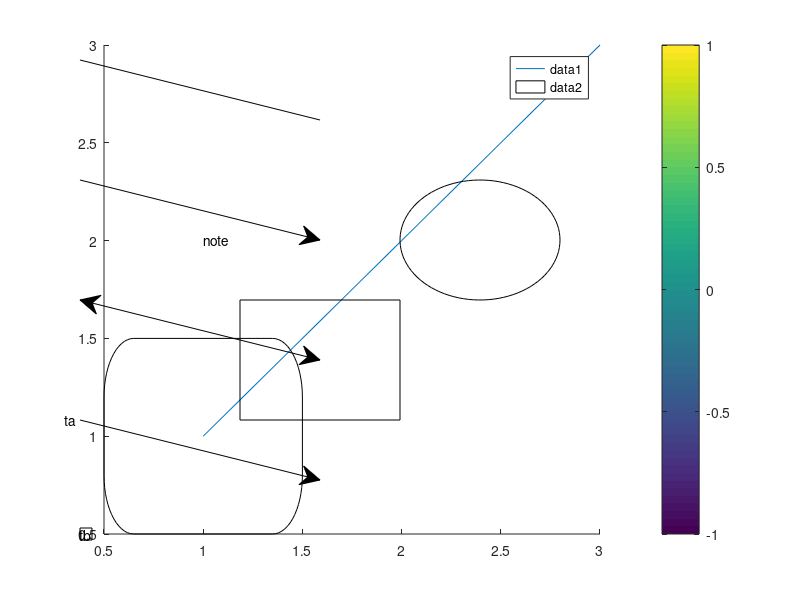

This chart was generated by the following MATLAB code: (Note: this script raises an error after producing the figure.)
% record: -noFigureWindows
% Open items 140, 141 and 142 (ADR 0242). 140: each engine's own savefig and openfig keep the Tag
% of a text, a rectangle, a light, a legend, a colour bar and every annotation, and a rectangle stays
% one (probe oi140_tags). 141: a legend's Title is a text object of its own with R2025b's 21
% properties, following the legend's font and colour until written, bold until written (probes
% oi141_title, oi141_font, oi141_follow). 142: imshow sets up its axes as R2025b's base-MATLAB
% imshow.m does (probes oi142_imshow, oi142_errors). A fresh legend title's first read is stale in
% R2025b (oi141_font F1), so the title is touched and drawn before any read.

% --- 140: tags and kinds through each engine's own file --------------------------------------------
f = figure('Visible', 'off', 'Tag', 'fig');
ax = axes(f, 'Tag', 'ax');
hold(ax, 'on');
set(plot(ax, 1:3), 'Tag', 'line', 'UserData', 11);
text(ax, 1, 2, 'note', 'Tag', 'text');
set(rectangle(ax, 'Position', [0.5 0.5 1 1], 'Curvature', [0.3 0.6]), 'Tag', 'rect');
set(light(ax), 'Tag', 'light');
legend(ax, 'Tag', 'legend');
colorbar(ax, 'Tag', 'cbar');
annotation(f, 'textbox', [0.1 0.1 0.2 0.1], 'String', 'tb', 'Tag', 'a_textbox');
annotation(f, 'rectangle', [0.3 0.3 0.2 0.2], 'Tag', 'a_rectangle');
annotation(f, 'ellipse', [0.5 0.5 0.2 0.2], 'Tag', 'a_ellipse');
annotation(f, 'line', [0.1 0.4], [0.9 0.8], 'Tag', 'a_line');
annotation(f, 'arrow', [0.1 0.4], [0.7 0.6], 'Tag', 'a_arrow');
annotation(f, 'doublearrow', [0.1 0.4], [0.5 0.4], 'Tag', 'a_doublearrow');
annotation(f, 'textarrow', [0.1 0.4], [0.3 0.2], 'String', 'ta', 'Tag', 'a_textarrow');
drawn = {'fig', 'ax', 'line', 'text', 'rect', 'light', 'legend', 'cbar'};
shapes = {'a_textbox', 'a_rectangle', 'a_ellipse', 'a_line', 'a_arrow', 'a_doublearrow', 'a_textarrow'};
u2_chk('tag_types_before', @() types(f, drawn));
u2_chk('tag_shapes_before', @() counts(f, shapes, @findall));
tmp = [tempname '.fig'];
savefig(f, tmp);
close(f);
h = openfig(tmp, 'invisible');
u2_chk('tag_types_after', @() types(h, drawn));
u2_chk('tag_shapes_after', @() counts(h, shapes, @findall));
u2_chk('tag_shape_types_after', @() types(h, shapes)); % R2025b's shape words (open item 143)
u2_chk('tag_shapes_findobj', @() counts(h, shapes, @findobj)); % the annotations' pane is hidden: findall reaches them, findobj does not (open item 143)
r = findobj(h, 'Tag', 'rect');
u2_chk('tag_rect_after', @() {r.Type, r.Position, r.Curvature});
u2_chk('tag_text_after', @() get(findobj(h, 'Tag', 'text'), 'String'));
u9b_chkdiv('tag_userdata_after', @() get(findobj(h, 'Tag', 'line'), 'UserData'), '0217'); % UserData does not travel through this build's figure files
delete(h);
delete(tmp);

f = figure('Visible', 'off');
rectangle('Position', [1 2 3 4], 'Curvature', 0.5, 'FaceColor', [1 1 0]);
tmp = [tempname '.fig'];
savefig(f, tmp);
close(f);
h = openfig(tmp, 'invisible');
r = findobj(h, 'Type', 'rectangle');
u2_chk('tag_rect_scalar', @() {numel(r), r.Position, r.Curvature, r.FaceColor});
delete(h);
delete(tmp);

% --- 141: the legend's title object ----------------------------------------------------------------------
[f, lg] = legend_figure();
t = lg.Title;
u2_chk('lt_isa', @() {isa(t, 'matlab.graphics.illustration.legend.Text'), isa(t, 'matlab.graphics.Graphics'), isa(t, 'matlab.graphics.primitive.Text'), isgraphics(t), isvalid(t)});
u9b_chkdiv('lt_class', @() class(t), '0051'); % a handle is a number here
u2_chk('lt_properties', @() properties(t)');
u2_chk('lt_get_fields', @() fieldnames(get(t))');
u2_chk('lt_defaults', @() {t.String, t.FontWeight, t.FontAngle, t.Interpreter, t.FontSize == lg.FontSize, isequal(t.Color, lg.TextColor), strcmp(t.FontName, lg.FontName)});
u2_chk('lt_modes', @() {t.ColorMode, t.FontAngleMode, t.FontNameMode, t.FontSizeMode, t.FontWeightMode, t.InterpreterMode});
u2_chk('lt_switches', @() {char(t.Visible), char(t.HitTest), t.PickableParts, t.HandleVisibility, char(t.Selected), char(t.SelectionHighlight)});
u2_chk('lt_parent', @() {isequal(t.Parent, lg), isempty(t.Children), isequal(get(lg, 'Title'), t)});
u2_chk('lt_title_returns', @() isequal(title(lg, 'Series'), lg.Title));
u2_chk('lt_string', @() lg.Title.String);
title(lg, 'S', 'FontWeight', 'normal', 'Color', 'r');
u2_chk('lt_options', @() {lg.Title.String, lg.Title.FontWeight, lg.Title.FontWeightMode, lg.Title.Color, lg.Title.ColorMode});
title(lg, {'a', 'b'});
u2_chk('lt_cell', @() lg.Title.String);
title(lg, ["a" "b"]);
u2_chk('lt_strings', @() lg.Title.String);
title(lg, 5);
u2_chk('lt_number', @() lg.Title.String);
lg.Title.String = "s";
u2_chk('lt_string_scalar', @() lg.Title.String);
lg.Title.FontWeightMode = 'auto';
lg.Title.ColorMode = 'auto';
lg.FontSize = 14;
drawnow;
u2_chk('lt_follow_size', @() {lg.Title.FontSize, lg.Title.FontSizeMode});
lg.FontName = 'Arial';
lg.Interpreter = 'latex';
lg.FontAngle = 'italic';
lg.TextColor = [1 0 0];
drawnow;
u2_chk('lt_follow_rest', @() {lg.Title.FontName, lg.Title.Interpreter, lg.Title.FontAngle, lg.Title.Color, lg.Title.FontWeight});
lg.Title.FontSize = 20;
lg.FontSize = 8;
drawnow;
u2_chk('lt_manual_size', @() {lg.Title.FontSize, lg.Title.FontSizeMode});
lg.Title.Color = 'none';
u2_chk('lt_none', @() {lg.Title.Color, lg.Title.ColorMode});
lg.Title.ColorMode = 'auto';
drawnow;
u2_chk('lt_color_auto', @() isequal(lg.Title.Color, lg.TextColor));
set(lg.Title, 'FontS', 12);
u2_chk('lt_partial', @() lg.Title.FontSize);
u2_chk('lt_set_words', @() {set(lg.Title, 'FontWeight')', set(lg.Title, 'Interpreter')', set(lg.Title, 'PickableParts')'});
u2_err('lt_err_type', @() get(lg.Title, 'Type'));
u2_err('lt_err_position', @() get(lg.Title, 'Position'));
u2_err('lt_err_bogus', @() set(lg.Title, 'Bogus', 1));
u2_err('lt_err_size', @() set(lg.Title, 'FontSize', 0));
u2_err('lt_err_weight', @() set(lg.Title, 'FontWeight', 'heavy'));
u2_err('lt_err_parent', @() set(lg.Title, 'Parent', gca));
u2_err('lt_err_title', @() title(lg));
u9b_chkdiv('lt_assign', @() attempt(@() assign_title(lg)), '0242'); % this build titles the legend; R2025b refuses the write as read-only
close(f);

[f, lg] = legend_figure();
lg.Title.String = 'Kept';
delete(lg.Title);
u2_chk('lt_deleted', @() {isvalid(lg.Title), lg.Title.String});
lg.Title.String = 'Kept';
lg2 = legend('again');
u2_chk('lt_legend_again', @() {isequal(lg, lg2), lg2.Title.String});
t = lg.Title;
legend('off');
lg3 = legend('third');
u2_chk('lt_legend_remade', @() {isvalid(t), lg3.Title.String});
close(f);

[f, lg] = legend_figure();
title(lg, 'Saved', 'FontWeight', 'normal');
tmp = [tempname '.fig'];
savefig(f, tmp);
close(f);
h = openfig(tmp, 'invisible');
lgr = findobj(h, 'Type', 'legend');
u2_chk('lt_saved', @() {lgr.Title.String, lgr.Title.FontWeight});
delete(h);
delete(tmp);

% --- 142: imshow's axes over the forms --------------------------------------------------------------
show('is_double_auto', @() imshow(magic(4), []));
show('is_double', @() imshow(reshape(1:20, 4, 5) / 20));
show('is_uint8', @() imshow(uint8(magic(4) * 10)));
show('is_uint16', @() imshow(uint16(magic(4) * 1000)));
show('is_int16', @() imshow(int16(magic(4) * 100 - 800)));
show('is_int8', @() imshow(int8(magic(4) - 8)));
show('is_logical', @() imshow(logical(eye(4))));
show('is_single', @() imshow(single(magic(4) / 16)));
show('is_rgb', @() imshow(reshape(1:48, 4, 4, 3) / 48));
show('is_rgb_uint8', @() imshow(uint8(reshape(1:48, 4, 4, 3) * 5)));
show('is_rgb_auto', @() imshow(reshape(1:48, 4, 4, 3) / 48, []));
show('is_rgb_clip', @() imshow(reshape(-3:44, 4, 4, 3) / 40));
show('is_indexed', @() imshow(magic(4) / 2, eight()));
show('is_indexed_uint8', @() imshow(uint8(mod(magic(4), 8)), eight()));
show('is_rgb_map', @() imshow(reshape(1:48, 4, 4, 3) / 48, eight()));
show('is_range', @() imshow(magic(4) / 16, [0.2 0.8]));
show('is_range_named', @() imshow(magic(4) / 16, 'DisplayRange', [0.2 0.8]));
show('is_range_abbrev', @() imshow(magic(4) / 16, 'disp', [0 2]));
show('is_range_empty', @() imshow(magic(4) / 4, 'DisplayRange', []));
show('is_xydata', @() imshow(magic(4) / 16, 'XData', [10 20], 'YData', [5 8]));
show('is_xdata', @() imshow(magic(4) / 16, 'XData', [10 20]));
show('is_colormap', @() imshow(magic(4) / 16, 'Colormap', [eight(); flipud(eight())]));
show('is_bilinear', @() imshow(magic(4) / 16, 'Interpolation', 'bilinear'));
show('is_constant', @() imshow(ones(3) * 5, []));
show('is_int16_auto', @() imshow(int16(magic(4) * 100 - 800), []));
show('is_empty', @() imshow(zeros(0, 3)));
show('is_held', @() then(@() plot(1:10), @() held_imshow()));
show('is_replaced', @() then(@() plot(1:10), @() imshow(magic(4) / 16)));
show('is_subplot', @() then(@() subplot(1, 2, 1), @() imshow(magic(4) / 16)));
show('is_fit', @() imshow(magic(4) / 16, 'InitialMagnification', 'fit'));
show('is_fit_tight', @() imshow(magic(4) / 16, 'Border', 'tight', 'InitialMagnification', 'fit'));
show('is_twice', @() then(@() imshow(magic(4) / 16), @() imshow(magic(4) / 32)));
place('is_place_subplot', @() then(@() subplot(1, 2, 1), @() imshow(magic(4) / 16)));
place('is_place_fit', @() imshow(magic(4) / 16, 'InitialMagnification', 'fit'));
place('is_place_fit_tight', @() imshow(magic(4) / 16, 'Border', 'tight', 'InitialMagnification', 'fit'));
f = figure('Visible', 'off');
imshow(magic(4) / 16);
u9b_chkdiv('is_place_alone', @() {f.Position(3:4), round(get(gca, 'Position'), 4)}, '0242'); % R2025b sizes the figure and the axes to the picture at 100%
close(f);
f = figure('Visible', 'off');
imshow(reshape(1:48, 4, 4, 3) / 48, eight());
u2_chk('is_rgb_map_colormap', @() {size(get(gca, 'Colormap')), round(get(gca, 'Colormap'), 2)});
close(f);

f = figure('Visible', 'off');
a1 = subplot(1, 2, 1);
a2 = subplot(1, 2, 2);
plot(1:3);
h = imshow(magic(4) / 16, 'Parent', a1);
u2_chk('is_parent', @() {isequal(gca, a2), a1.XLim, a1.XLimMode, char(a1.Visible), char(a2.Visible), h.Type});
close(f);

f = figure('Visible', 'off');
h = imshow(magic(4) / 16 + 1i);
[msg, id] = lastwarn;
u2_chk('is_complex', @() {id, msg, isreal(h.CData)});
close(f);
f = figure('Visible', 'off');
imshow(reshape(1:48, 4, 4, 3) / 48, 'Colormap', eight());
[msg, id] = lastwarn;
u2_chk('is_rgb_colormap', @() {id, msg, get(gca, 'CLimMode')});
close(f);

f = figure('Visible', 'off');
imshow(magic(4) / 16);
ax0 = gca;
u2_chk('is_nextplot', @() get(f, 'NextPlot'));
plot(1:3);
ax = gca;
u2_chk('is_then_plot', @() {isequal(ax, ax0), char(ax.Visible), ax.YDir, ax.DataAspectRatioMode, get(f, 'NextPlot'), numel(findobj(f, 'Type', 'axes')), ax.XLimMode});
close(f);

f = figure('Visible', 'off');
subplot(1, 2, 1);
imshow(magic(4) / 16);
ax = gca;
plot(ax, 1:3);
u2_chk('is_subplot_then_plot', @() {char(ax.Visible), ax.YDir, ax.TickDirMode, ax.DataAspectRatioMode, ax.Layer, ax.XLimMode});
close(f);

f = figure('Visible', 'off');
set(f, 'NextPlot', 'replacechildren');
plot(1:3);
u2_chk('is_figure_nextplot_once', @() get(f, 'NextPlot'));
subplot(2, 1, 1);
plot(1:3);
subplot(2, 1, 2);
plot(1:3);
u2_chk('is_figure_nextplot_axes', @() numel(findobj(f, 'Type', 'axes')));
close(f);

f = figure('Visible', 'off');
png = [tempname '.png'];
imwrite(uint8(reshape(1:48, 4, 4, 3) * 5), png);
h = image(imread(png));
u2_chk('is_image_of_imread', @() {char(get(gca, 'Visible')), class(h.CData), size(h.CData), h.CDataMapping});
close(f);
f = figure('Visible', 'off');
h = imshow(png);
u2_chk('is_file', @() {class(h.CData), size(h.CData), h.CDataMapping, get(gca, 'XLim')});
close(f);
delete(png);

u2_err('is_err_none', @() imshow());
u2_err('is_err_syntax', @() imshow(magic(4), 3));
u2_err('is_err_xy', @() imshow(1:4, 1:4, magic(4)));
u2_err('is_err_range', @() imshow(magic(4), [5 1]));
u2_err('is_err_param', @() imshow(magic(4), 'Bogus', 1));
u2_err('is_err_many', @() imshow(magic(4), [0 1], 3));
u2_err('is_err_inputs', @() imshow(magic(4), ones(2, 2)));
u2_err('is_err_odd', @() imshow(magic(4), 'XData'));
u2_err('is_err_ambiguous', @() imshow(magic(4), 'In', 1));
u2_err('is_err_later_param', @() imshow(magic(4), 'XData', [1 2], 'Bogus', 1));
u2_err('is_err_interpolation', @() imshow(magic(4), 'Interpolation', 'cubic'));
u2_err('is_err_border', @() imshow(magic(4), 'Border', 'wide'));
u2_err('is_err_colormap', @() imshow(magic(4), 'Colormap', [1 2]));
u2_err('is_err_colormap_name', @() imshow(magic(4), 'Colormap', 'jet'));
u2_err('is_err_coords', @() imshow(magic(4), 'XData', 5));
u2_err('is_err_magnification', @() imshow(magic(4), 'InitialMagnification', 'big'));
u2_err('is_err_type', @() imshow({1}));
u2_err('is_err_indexed', @() imshow(int16(magic(4)), eight()));
u2_err('is_err_rgb_class', @() imshow(int16(ones(4, 4, 3))));
u2_err('is_err_logical_3d', @() imshow(true(2, 2, 3)));
u2_err('is_err_planes', @() imshow(rand(4, 4, 2)));
u2_err('is_err_file', @() imshow('nofile.png'));
u2_err('is_err_nan', @() imshow(magic(4), [NaN 1]));
u2_err('is_err_parent', @() imshow(magic(4), 'Parent', 5));
u2_err('is_err_reduce', @() imshow(magic(4), 'Reduce', true));
u2_err('is_err_range_one', @() imshow(magic(4), 'DisplayRange', 5));
u2_err('is_err_map_values', @() imshow(magic(4), [0 1 2]));
close all force;

function s = types(f, tags)
s = strjoin(cellfun(@(t) strjoin(cellstr(get(findall(f, 'Tag', t), 'Type')), '+'), tags, 'UniformOutput', false), ' ');
end

function n = counts(f, tags, find)
n = cellfun(@(t) numel(find(f, 'Tag', t)), tags);
end

function [f, lg] = legend_figure()
f = figure('Visible', 'off');
plot(1:3);
hold on;
plot(3:-1:1);
lg = legend('up', 'down');
drawnow;
t = lg.Title;
t.String; % the first read of a fresh title is stale in R2025b
drawnow;
end

function s = assign_title(lg)
lg.Title = 'assigned';
s = lg.Title.String;
end

function s = attempt(fn)
% One line in both engines: the answer, or the refusal's identifier.
try
    s = fn();
catch err
    s = ['refused ' err.identifier];
end
end

function m = eight()
% A map of eight colours whose components are 0 or 1, so eight bits hold them exactly.
m = [0 0 1; 0 1 1; 0 1 0; 1 1 0; 1 0 0; 1 0 1; 0 0 0; 1 1 1];
end

function show(name, make)
f = figure('Visible', 'off');
make();
ax = gca;
im = findobj(ax, 'Type', 'image');
u2_chk([name '_axes'], @() {round(ax.XLim, 6), ax.XLimMode, round(ax.YLim, 6), ax.YLimMode, ax.YDir, ax.TickDir, char(ax.XGrid), char(ax.YGrid), ax.DataAspectRatio, ax.DataAspectRatioMode, ax.PlotBoxAspectRatioMode, char(ax.Visible), ax.Layer});
u2_chk([name '_colour'], @() colour(ax, im));
if ~isempty(im)
    u2_chk([name '_image'], @() {numel(im), class(im(1).CData), size(im(1).CData), im(1).CDataMapping, im(1).XData, im(1).YData, im(1).Interpolation, im(1).BusyAction, char(im(1).Interruptible)});
end
u2_chk([name '_figure'], @() {get(f, 'NextPlot'), numel(findobj(f, 'Type', 'axes')), numel(ax.Children)});
close(f);
end

function c = colour(ax, im)
% The colormap is the picture's own for a grey or indexed one; a true-colour picture leaves the axes'
% default, whose parula rows this build holds by its own stops. Colours are eight bits here.
c = {round(ax.CLim, 6), ax.CLimMode};
if isempty(im) || ndims(im(1).CData) < 3
    c = [c, {size(ax.Colormap), round(ax.Colormap(1, :), 2), round(ax.Colormap(end, :), 2)}];
end
end

function place(name, make)
f = figure('Visible', 'off');
make();
u2_chk(name, @() round(get(gca, 'Position'), 4));
close(f);
end

function then(a, b)
a();
b();
end

function held_imshow()
hold on;
imshow(magic(4) / 16);
end
